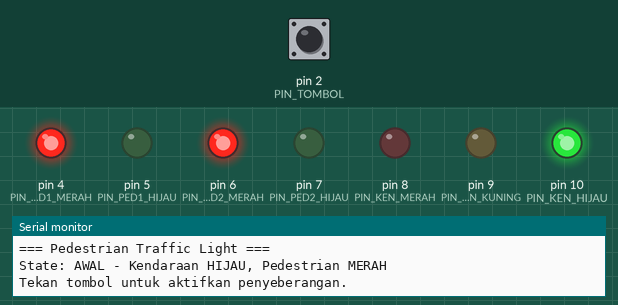
The sketch below on a simulated Arduino Uno, built with avr-gcc and run on an emulated ATmega328P. Shown: output pins drawn as LEDs (lit = HIGH), the last lines printed to the serial monitor. The test bench sets the inputs (shaded band); at power-on: pin 2 (PIN_TOMBOL) HIGH.

Above: at 1.2 s.
1.3 s: pin 2 (PIN_TOMBOL) pulled LOW for 0.15 s
At 1.8 s:
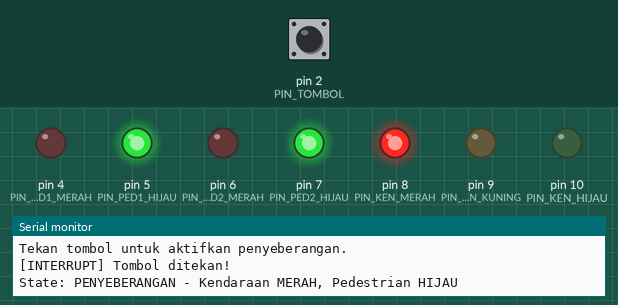
4.4 s: pin 2 (PIN_TOMBOL) pulled LOW for 1 s
8.4 s: pin 2 (PIN_TOMBOL) pulled LOW for 3.2 s
At 10.4 s:
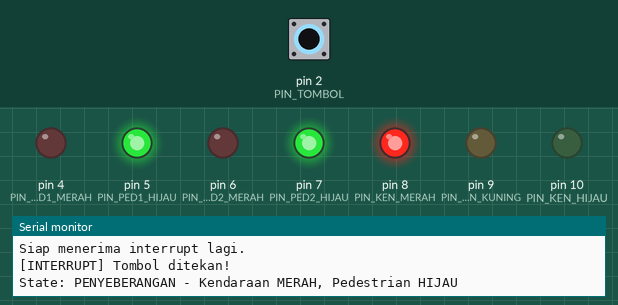
13.1 s: pin 2 (PIN_TOMBOL) driven LOW
16.1 s: pin 2 (PIN_TOMBOL) driven HIGH
At 18.6 s:
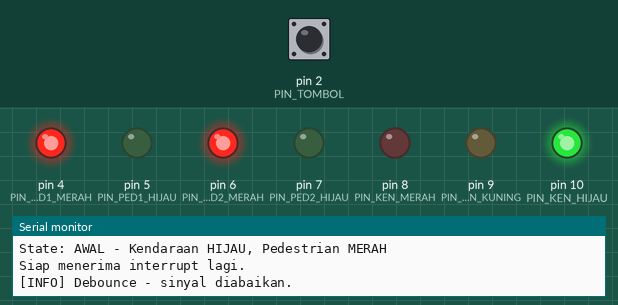
Timing chart, 0 to 20.0 s (numbered marks = the images above; inputs shaded):
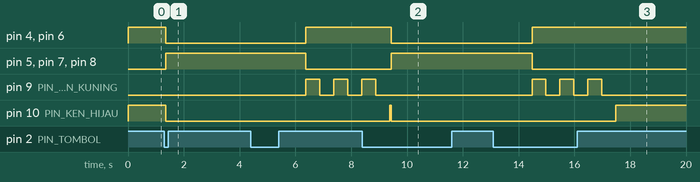

The sketch:

pedestrian_traffic_light_dengan_interrupt1.ino
```cpp
// ── Pin Kendaraan ──────────────────────────────────────────
constexpr uint8_t PIN_KEN_MERAH  = 8;
constexpr uint8_t PIN_KEN_KUNING = 9;
constexpr uint8_t PIN_KEN_HIJAU  = 10;

// ── Pin Pedestrian ─────────────────────────────────────────
constexpr uint8_t PIN_PED1_MERAH = 4;
constexpr uint8_t PIN_PED1_HIJAU = 5;
constexpr uint8_t PIN_PED2_MERAH = 6;
constexpr uint8_t PIN_PED2_HIJAU = 7;

// ── Pin Tombol ─────────────────────────────────────────────
constexpr uint8_t PIN_TOMBOL = 2;

// ── Waktu (ms) ─────────────────────────────────────────────
constexpr unsigned long WAKTU_PENYEBERANGAN = 5000;
constexpr unsigned long WAKTU_KUNING_KEDIP  = 500;
constexpr uint8_t       JUMLAH_KEDIP_KUNING = 3;
constexpr unsigned long WAKTU_DEBOUNCE      = 50;

// ── State machine (HARUS sebelum semua fungsi) ─────────────
enum class State : uint8_t {
  AWAL,
  PENYEBERANGAN,
  TRANSISI
};

static State stateSekarang = State::AWAL;

// ── Forward declarations ───────────────────────────────────
void terapkanState(State s);
void matikanSemua();
void kedipKuning();

// ── Flag ISR ───────────────────────────────────────────────
volatile bool tombolDitekan = false;

// ── Helper: set LED ────────────────────────────────────────
inline void setLED(uint8_t pin, bool nyala) {
  digitalWrite(pin, nyala ? HIGH : LOW);
}

// ── Matikan semua LED ──────────────────────────────────────
void matikanSemua() {
  const uint8_t pins[] = {
    PIN_KEN_MERAH, PIN_KEN_KUNING, PIN_KEN_HIJAU,
    PIN_PED1_MERAH, PIN_PED1_HIJAU,
    PIN_PED2_MERAH, PIN_PED2_HIJAU
  };
  for (uint8_t p : pins) digitalWrite(p, LOW);
}

// ── Terapkan state ─────────────────────────────────────────
void terapkanState(State s) {
  matikanSemua();
  switch (s) {
    case State::AWAL:
      setLED(PIN_KEN_HIJAU,  true);
      setLED(PIN_PED1_MERAH, true);
      setLED(PIN_PED2_MERAH, true);
      Serial.println("State: AWAL - Kendaraan HIJAU, Pedestrian MERAH");
      break;

    case State::PENYEBERANGAN:
      setLED(PIN_KEN_MERAH,  true);
      setLED(PIN_PED1_HIJAU, true);
      setLED(PIN_PED2_HIJAU, true);
      Serial.println("State: PENYEBERANGAN - Kendaraan MERAH, Pedestrian HIJAU");
      break;

    case State::TRANSISI:
      setLED(PIN_PED1_MERAH, true);
      setLED(PIN_PED2_MERAH, true);
      Serial.println("State: TRANSISI - Kuning kedip");
      break;
  }
  stateSekarang = s;
}

// ── Kedipkan kuning ────────────────────────────────────────
void kedipKuning() {
  for (uint8_t i = 0; i < JUMLAH_KEDIP_KUNING; i++) {
    setLED(PIN_KEN_KUNING, true);
    delay(WAKTU_KUNING_KEDIP);
    setLED(PIN_KEN_KUNING, false);
    delay(WAKTU_KUNING_KEDIP);
  }
}

// ── ISR ────────────────────────────────────────────────────
void ISR_Tombol() {
  tombolDitekan = true;
}

// ── Setup ──────────────────────────────────────────────────
void setup() {
  const uint8_t outputPins[] = {
    PIN_KEN_MERAH, PIN_KEN_KUNING, PIN_KEN_HIJAU,
    PIN_PED1_MERAH, PIN_PED1_HIJAU,
    PIN_PED2_MERAH, PIN_PED2_HIJAU
  };
  for (uint8_t p : outputPins) pinMode(p, OUTPUT);

  pinMode(PIN_TOMBOL, INPUT_PULLUP);
  attachInterrupt(digitalPinToInterrupt(PIN_TOMBOL), ISR_Tombol, FALLING);

  Serial.begin(9600);
  Serial.println("=== Pedestrian Traffic Light ===");

  terapkanState(State::AWAL);
  Serial.println("Tekan tombol untuk aktifkan penyeberangan.");
}

// ── Loop utama ─────────────────────────────────────────────
void loop() {
  if (!tombolDitekan) return;

  tombolDitekan = false;

  delay(WAKTU_DEBOUNCE);
  if (digitalRead(PIN_TOMBOL) == HIGH) {
    Serial.println("[INFO] Debounce - sinyal diabaikan.");
    return;
  }

  Serial.println("\n[INTERRUPT] Tombol ditekan!");

  terapkanState(State::PENYEBERANGAN);
  delay(WAKTU_PENYEBERANGAN);

  terapkanState(State::TRANSISI);
  kedipKuning();

  terapkanState(State::AWAL);
  Serial.println("Siap menerima interrupt lagi.");
}
```

Measured:
- after the input at 1.3 s, pin 4 (PIN_PED1_MERAH), pin 6 (PIN_PED2_MERAH), pin 10 (PIN_KEN_HIJAU): HIGH → LOW after 0.05 s; pin 5 (PIN_PED1_HIJAU), pin 7 (PIN_PED2_HIJAU), pin 8 (PIN_KEN_MERAH): LOW → HIGH after 0.05 s
- after the input at 8.4 s, pin 4 (PIN_PED1_MERAH), pin 6 (PIN_PED2_MERAH): HIGH → LOW after 1.0 s; pin 5 (PIN_PED1_HIJAU), pin 7 (PIN_PED2_HIJAU), pin 8 (PIN_KEN_MERAH): LOW → HIGH after 1.0 s
- after the input at 16.1 s, pin 4 (PIN_PED1_MERAH), pin 6 (PIN_PED2_MERAH): stays HIGH (without the input it goes to LOW after 1.4 s); pin 5 (PIN_PED1_HIJAU), pin 7 (PIN_PED2_HIJAU), pin 8 (PIN_KEN_MERAH): stays LOW (without the input it goes to HIGH after 1.4 s); pin 10 (PIN_KEN_HIJAU): goes on until 17.5 s, then stays HIGH
